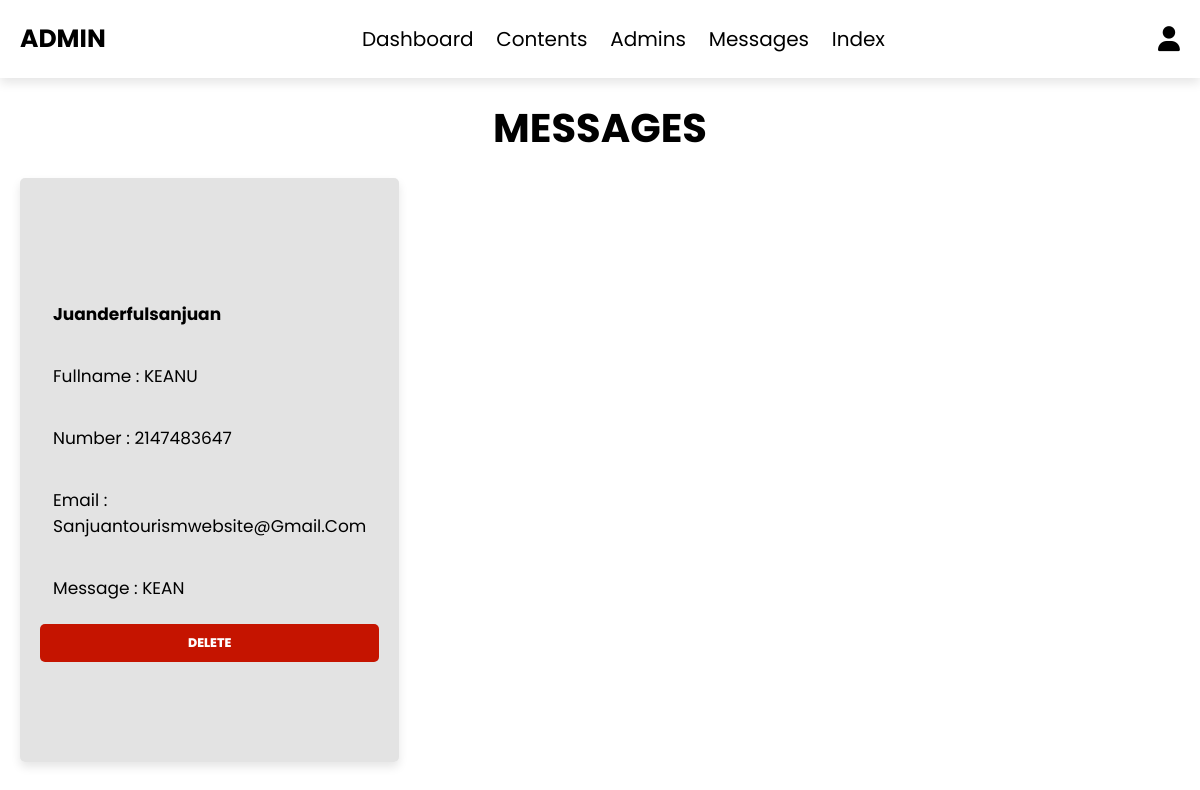
Screenshot of /admin/page-messages.php (signed in) with the database file from the repository.
### tables this page shows
CREATE TABLE `contact_form` (
  `id` int(11) NOT NULL,
  `place_id` int(10) NOT NULL,
  `place_name` varchar(50) NOT NULL,
  `fullname` varchar(70) NOT NULL,
  `email` varchar(100) NOT NULL,
  `number` int(12) NOT NULL,
  `message` varchar(1000) NOT NULL
);

### admin/page-messages.php (the view, shortened to what this page needs)
<?php
include '../components/connect.php';
?>
<!DOCTYPE html>
<html lang="en">
<head>
   <link rel="stylesheet" href="https://cdnjs.cloudflare.com/ajax/libs/font-awesome/6.1.1/css/all.min.css">
   <link rel="stylesheet" href="../css/admin_style.css">
</head>
<body>
<?php include '../components/admin_header.php'; ?>
<section class="dashboard">
<h1 class="heading">messages</h1>
<div class="box-container">
   <?php
      $select_messages = $conn->prepare("SELECT * FROM `contact_form` WHERE place_id = '0'");
      $select_messages->execute();
      if($select_messages->rowCount() > 0){
         while($fetch_message = $select_messages->fetch(PDO::FETCH_ASSOC)){
   ?>
   <div class="box">
      <p><b><?= $fetch_message['place_name']; ?></b></p>
      <p> Fullname : <span><?= $fetch_message['fullname']; ?></span></p>
      <p> Number : <span><?= $fetch_message['number']; ?></span></p>
      <p> Email : <span><?= $fetch_message['email']; ?></span></p>
      <p> Message : <span><?= $fetch_message['message']; ?></span></p>
      <a href="messages.php?delete=<?= $fetch_message['id']; ?>" onclick="return confirm('delete this message?');" class="delete-btn">delete</a>
   </div>
   <?php
         }
      }else{
         echo '<p class="empty">you have no messages</p>';
      }
   ?>
</div>
</section>
</body>
</html>

### css/admin_style.css (style rules this page uses)
:root { --primary-color:#043263; --secondary-color:#239EFE; --text-color: #000000; --bg-color:#fff; --modal-color:#F4F7FF; --body-font: 'Poppins', sans-serif; --bigger-font-size: 3rem; --big-font-size: 2rem; --h1-font-size: 1.5rem; --h2-font-size: 1.25rem; --h3-font-size: 1.125rem; --normal-font-size: .938rem; --small-font-size: .813rem; --smaller-font-size: .75rem; --font-medium: 500; --font-semi-bold: 600; --font-bold: 800; --mb-0-25: .25rem; --mb-0-5: .5rem; --mb-0-75: .75rem; --mb-1: 1rem; --mb-1-5: 1.5rem; --mb-2: 2rem; --mb-2-5: 2.5rem; --mb-3: 3rem; --z-tooltip: 10; --z-fixed: 100; --z-modal: 1000; }
@media screen and (min-width: 968px) { :root { --bigger-font-size: 4rem; --big-font-size: 3rem; --h1-font-size: 2.25rem; --h2-font-size: 1.5rem; --h3-font-size: 1.25rem; --normal-font-size: 1rem; --small-font-size: .875rem; --smaller-font-size: .813rem; } }
* { font-family: 'Poppins', sans-serif; margin:0; padding:0; box-sizing: border-box; outline: none; border:none; text-decoration: none; }
html { font-size: 62.5%; overflow-x: hidden; }
body { background-color: #ffffff; }
section { padding:2rem; max-width: 1200px; margin:0 auto; }
.heading { font-size: 4rem; color:rgb(0, 0, 0); margin-bottom: 2rem; text-align: center; text-transform: uppercase; }
.btn, .delete-btn, .option-btn { display: block; width: 100%; margin-top: 1rem; border-radius: .5rem; padding:1rem 3rem; font-size: var(--h3-font-size); font-weight: var(--font-bold); text-transform: uppercase; color:#fff; cursor: pointer; text-align: center; }
.delete-btn { background-color:#c51400; }
.dashboard .box-container { display: grid; grid-template-columns: repeat(4, 1fr); gap: 1.5rem; }
.dashboard .box-container .box { padding: 10rem 2rem; box-shadow:0 .5rem 1rem rgba(0,0,0,.1); border-radius: .5rem; background-color:rgba(212, 212, 212, 0.637); }
.dashboard .box-container .box p { padding:1.3rem; border-radius: .5rem; background-color:#ffffff00; font-size: 1.7rem; color:rgb(0, 0, 0); margin:1rem 0; text-transform: capitalize; }

### rows the page displays
contact_form: place_name "Juanderfulsanjuan", fullname "KEANU", number "2147483647", email "Sanjuantourismwebsite@gmail.com", message "KEAN"
